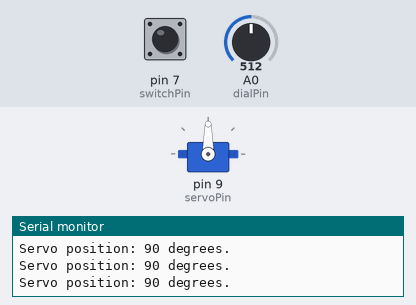
Bench run of a sketch on a simulated Arduino Uno, built with avr-gcc and run on an emulated ATmega328P. On the bench: servo, the last lines printed to the serial monitor. The test bench sets the inputs (shaded band); at power-on: A0 (dialPin) = 512, pin 7 (switchPin) HIGH.

Above: at 1.2 s.
1.3 s: A0 (dialPin) set to 575
At 2.2 s:
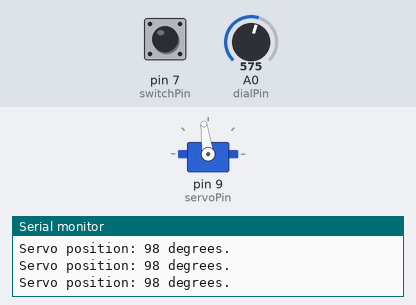
4.3 s: A0 (dialPin) set to 592
At 5.2 s:
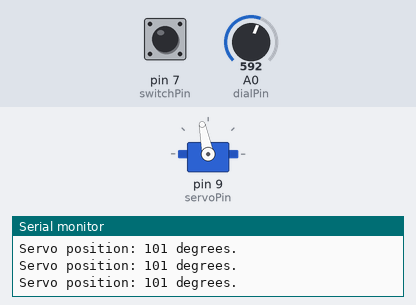
5.8 s: A0 (dialPin) set to 306
At 6.2 s:
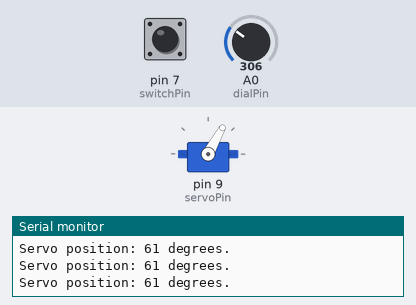
7.3 s: A0 (dialPin) set to 900
At 7.6 s:
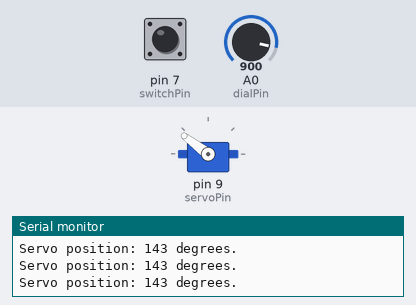
8.8 s: pin 7 (switchPin) pulled LOW for 1 s
12.8 s: A0 (dialPin) set to 150
At 13.2 s:
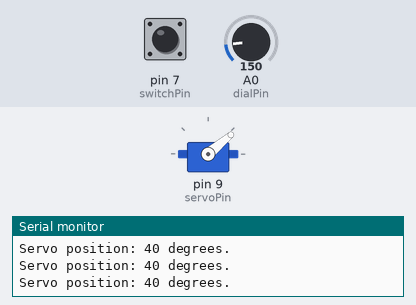
Timing chart, 0 to 15.3 s (numbered marks = the images above; inputs shaded):
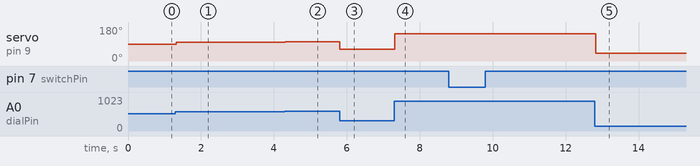

The sketch:

Servo_Elbow_Joint.ino
```cpp
/*
 * This program is meant to simulate the movement of the elbow
 * joint with a servo motor.
 *
 * It takes input from the Serial Monitor or a potentiometer
 * and uses it to specify the angle to move the servo to (from
 * 20 to 160 degrees).
 *
 * This code is based on code from SIK Circuits 3A and 5A.
 */

#include <Servo.h> // import Servo library to use it

Servo myServo; // create a servo object

// put the pin numbers used into variables
int servoPin = 9;
int switchPin = 7;
int dialPin = A0;

int position; // holds the position to move to

void setup() {
  pinMode(switchPin, INPUT_PULLUP);
  myServo.attach(servoPin);
  Serial.begin(9600);
  myServo.write(90); // move the servo to 90 degrees

  // give the prompt
  Serial.println("Enter an angle to turn the servo to from 20 to 160 degrees.");
}

void loop() {
  // if the switch is on, read the position from the serial monitor
  if(digitalRead(switchPin) == LOW){
    if(Serial.available() > 0) { // make sure there is user input available
      position = Serial.parseInt();
      if(position <= 160 && position >= 20) {
        writeServo(position);
      }
      else {
        Serial.print("ERROR - only a value between 0 and 180 can be used as input.");
      }
    }
  }
  // otherwise, read the position from the potentiometer
  else {
    position = analogRead(dialPin);
    position = map(position, 0, 1023, 20, 160);
    writeServo(position);
  }
}

/*
 * move the servo to position
 */
void writeServo(int position) {
  myServo.write(position);

  Serial.print("Servo position: ");
  Serial.print(position);
  Serial.println(" degrees.");
}
```

Measured:
- after the input at 1.3 s, servo on pin 9 (servoPin): 90° → 98° at once
- after the input at 4.3 s, servo on pin 9 (servoPin): 98° → 101° at once
- after the input at 5.8 s, servo on pin 9 (servoPin): 101° → 61° at once
- after the input at 7.3 s, servo on pin 9 (servoPin): 61° → 143° at once
- after the input at 12.8 s, servo on pin 9 (servoPin): 143° → 40° at once
